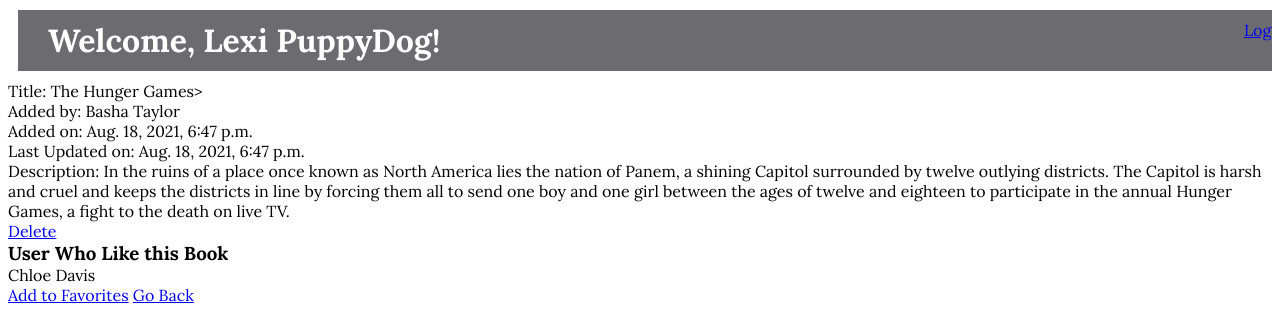
The page /books/4 (signed in) on the database its author committed.
### favorite_books_app/models.py (models this page shows)
class User(models.Model):
    first_name=models.CharField(max_length=45)
    last_name=models.CharField(max_length=45)
    email=models.CharField(max_length=255)
    password=models.CharField(max_length=255)
    created_at=models.DateTimeField(auto_now_add=True)
    updated_at=models.DateTimeField(auto_now=True)
    objects=UserManager()

class Book(models.Model):
    title = models.CharField(max_length = 255)
    description = models.CharField(max_length = 255)
    uploaded_by = models.ForeignKey(User, related_name="books_uploaded", on_delete=models.CASCADE)
    users_who_like = models.ManyToManyField(User, related_name = "liked_books")
    created_at = models.DateTimeField(auto_now_add=True)
    updated_at = models.DateTimeField(auto_now=True)
    objects = BookManager()

### favorite_books_app/views.py (the view)
# urls.py: path('books/<int:book_id>', views.book),#path to go to Update.html page, bottom left page where you can update/delete book
def book(request, book_id):
    context = {
        'book': Book.objects.get(id=book_id),
        'my_user': User.objects.get(id=request.session['userid'])
    }
    return render(request, "update.html", context)

### favorite_books_app/templates/update.html (shortened to what this page needs)
<!DOCTYPE html>
<html lang="en">
<head>
    {% load static %}
    <link rel="stylesheet" href="{% static 'css/books.css' %}">
</head>
<body>
    <div id="header">
        <h1>Welcome, {{my_user.first_name}} {{my_user.last_name}}!</h1><br>
        <a id="log_out_link" href="/">Log Out</a>
    </div>
    <div class="container">
        <div id="div1">
            {% if my_user.id == book.uploaded_by.id %}
            <form action="/books/{{book.id}}/update" method="POST">
                {% csrf_token %}
                <p>Title: <input name="title" type="text" value="{{book.title}}"></p>
                <p>Added by: {{book.uploaded_by.first_name}} {{book.uploaded_by.last_name}}</p>
                <p>Added on: {{book.created_at}}</p>
                <p>Last Updated on: {{book.updated_at}}</p>
                <p>Description: <textarea name="description" id="description" cols="30"
                        rows="10">{{book.description}}</textarea>
                </p>
                <button type="submit" class="btn btn-primary">Update</button>
            </form>
            {% else %}
            <p>Title: {{book.title}}></p>
            <p>Added by: {{book.uploaded_by.first_name}} {{book.uploaded_by.last_name}}</p>
            <p>Added on: {{book.created_at}}</p>
            <p>Last Updated on: {{book.updated_at}}</p>
            <p>Description: {{book.description}}</p>
            {% endif %}
            <a href="/books/{{book.id}}/delete" role="button" class="btn btn-danger">Delete</a>
        </div>
        <div class="div2">
            <h3>User Who Like this Book</h3>
            {% for user in book.users_who_like.all %}
            <p>{{user.first_name}} {{user.last_name}}</p>
            {% endfor %}
            {% if my_user not in book.users_who_like.all %}
            <a href="/books/{{book.id}}/favorite" role="button" class="btn btn-danger">Add to Favorites</a>
            {% endif %}
            <a id="go_back" href="/books">Go Back</a>
        </div>
    </div>
</body>
</html>

### favorite_books_app/static/css/books.css (style rules this page uses)
* { margin: 0px; padding: 0px; font-family: Lora, serif; }
body { margin: 8px; }
#header { display: flex; margin: 10px; width: 100%; background-color:rgb(107, 107, 112); color: white; justify-content: space-between; padding: 10px 30px 10px 30px; }
#div1 { display: flex; flex-direction: column; }

### rows shown on the page
User: first_name "Lexi", last_name "PuppyDog"
Book: title "The Hunger Games", uploaded_by.first_name "Basha", uploaded_by.last_name "Taylor", created_at "Aug. 18, 2021, 6:47 p.m.", updated_at "Aug. 18, 2021, 6:47 p.m.", description "In the ruins of a place once known as North America lies the nation of Panem, a shining Capitol surrounded by twelve outlying districts. The Capitol is harsh and cruel and keeps the districts in line by forcing them all to send one boy and one girl between the ages of twelve and eighteen to participate in the annual Hunger Games, a fight to the death on live TV."
User: first_name "Chloe", last_name "Davis"
